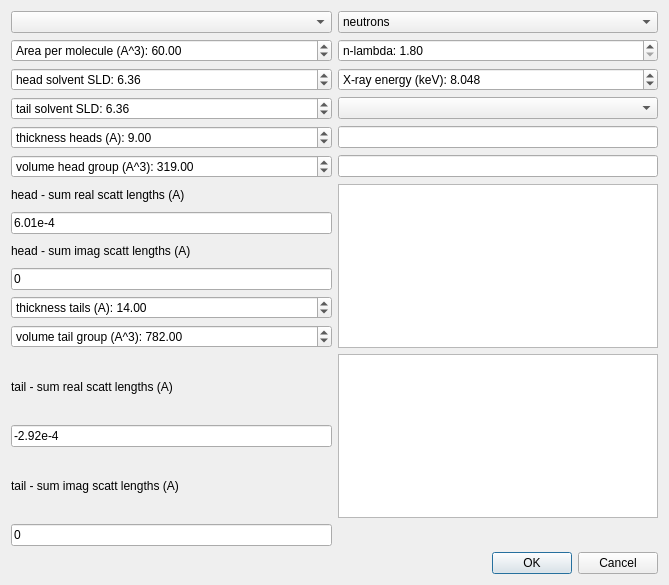
<?xml version="1.0" encoding="UTF-8"?>
<ui version="4.0">
 <class>Dialog</class>
 <widget class="QDialog" name="Dialog">
  <property name="geometry">
   <rect>
    <x>0</x>
    <y>0</y>
    <width>669</width>
    <height>585</height>
   </rect>
  </property>
  <property name="windowTitle">
   <string>Lipid database</string>
  </property>
  <layout class="QGridLayout" name="gridLayout">
   <item row="16" column="1">
    <widget class="QDialogButtonBox" name="buttonBox">
     <property name="orientation">
      <enum>Qt::Horizontal</enum>
     </property>
     <property name="standardButtons">
      <set>QDialogButtonBox::Cancel|QDialogButtonBox::Ok</set>
     </property>
    </widget>
   </item>
   <item row="4" column="1">
    <widget class="QLineEdit" name="chemical_name">
     <property name="readOnly">
      <bool>true</bool>
     </property>
    </widget>
   </item>
   <item row="15" column="0">
    <widget class="QLineEdit" name="b_t_imag">
     <property name="text">
      <string>0</string>
     </property>
     <property name="placeholderText">
      <string>tail - sum imag scattering lengths</string>
     </property>
    </widget>
   </item>
   <item row="10" column="0">
    <widget class="QDoubleSpinBox" name="thick_t">
     <property name="prefix">
      <string>thickness tails (A): </string>
     </property>
     <property name="singleStep">
      <double>0.100000000000000</double>
     </property>
     <property name="value">
      <double>14.000000000000000</double>
     </property>
    </widget>
   </item>
   <item row="6" column="0">
    <widget class="QLabel" name="label_3">
     <property name="text">
      <string>head - sum real scatt lengths (A)</string>
     </property>
    </widget>
   </item>
   <item row="1" column="1">
    <widget class="QDoubleSpinBox" name="neutron_wavelength">
     <property name="toolTip">
      <string>neutron wavelength</string>
     </property>
     <property name="prefix">
      <string>n-lambda: </string>
     </property>
     <property name="minimum">
      <double>1.800000000000000</double>
     </property>
     <property name="maximum">
      <double>30.000000000000000</double>
     </property>
     <property name="singleStep">
      <double>0.100000000000000</double>
     </property>
    </widget>
   </item>
   <item row="9" column="0">
    <widget class="QLineEdit" name="b_h_imag">
     <property name="text">
      <string>0</string>
     </property>
     <property name="placeholderText">
      <string>head - sum imag scattering lengths</string>
     </property>
    </widget>
   </item>
   <item row="0" column="0">
    <widget class="QComboBox" name="lipid_selector"/>
   </item>
   <item row="5" column="0">
    <widget class="QDoubleSpinBox" name="V_h">
     <property name="prefix">
      <string>volume head group (A^3): </string>
     </property>
     <property name="maximum">
      <double>1000.000000000000000</double>
     </property>
     <property name="singleStep">
      <double>0.500000000000000</double>
     </property>
     <property name="value">
      <double>319.000000000000000</double>
     </property>
    </widget>
   </item>
   <item row="8" column="0">
    <widget class="QLabel" name="label_4">
     <property name="text">
      <string>head - sum imag scatt lengths (A)</string>
     </property>
    </widget>
   </item>
   <item row="6" column="1" rowspan="6">
    <widget class="QGraphicsView" name="chemical_structure"/>
   </item>
   <item row="0" column="1">
    <widget class="QComboBox" name="radiation">
     <item>
      <property name="text">
       <string>neutrons</string>
      </property>
     </item>
     <item>
      <property name="text">
       <string>X-rays</string>
      </property>
     </item>
    </widget>
   </item>
   <item row="2" column="1">
    <widget class="QDoubleSpinBox" name="xray_energy">
     <property name="prefix">
      <string>X-ray energy (keV): </string>
     </property>
     <property name="decimals">
      <number>3</number>
     </property>
     <property name="minimum">
      <double>0.200000000000000</double>
     </property>
     <property name="maximum">
      <double>100.000000000000000</double>
     </property>
     <property name="singleStep">
      <double>0.100000000000000</double>
     </property>
     <property name="value">
      <double>8.048000000000000</double>
     </property>
    </widget>
   </item>
   <item row="3" column="0">
    <widget class="QDoubleSpinBox" name="tail_solvent">
     <property name="prefix">
      <string>tail solvent SLD: </string>
     </property>
     <property name="minimum">
      <double>-1.000000000000000</double>
     </property>
     <property name="singleStep">
      <double>0.010000000000000</double>
     </property>
     <property name="value">
      <double>6.360000000000000</double>
     </property>
    </widget>
   </item>
   <item row="11" column="0">
    <widget class="QDoubleSpinBox" name="V_t">
     <property name="prefix">
      <string>volume tail group (A^3): </string>
     </property>
     <property name="maximum">
      <double>10000.000000000000000</double>
     </property>
     <property name="singleStep">
      <double>0.500000000000000</double>
     </property>
     <property name="value">
      <double>782.000000000000000</double>
     </property>
    </widget>
   </item>
   <item row="12" column="0">
    <widget class="QLabel" name="label_2">
     <property name="text">
      <string>tail - sum real scatt lengths (A)</string>
     </property>
    </widget>
   </item>
   <item row="12" column="1" rowspan="3">
    <widget class="QTextBrowser" name="references"/>
   </item>
   <item row="13" column="0">
    <widget class="QLineEdit" name="b_t_real">
     <property name="text">
      <string>-2.92e-4</string>
     </property>
     <property name="placeholderText">
      <string>tail - sum real scattering lengths</string>
     </property>
    </widget>
   </item>
   <item row="1" column="0">
    <widget class="QDoubleSpinBox" name="APM">
     <property name="prefix">
      <string>Area per molecule (A^3): </string>
     </property>
     <property name="maximum">
      <double>10000.000000000000000</double>
     </property>
     <property name="singleStep">
      <double>0.200000000000000</double>
     </property>
     <property name="value">
      <double>60.000000000000000</double>
     </property>
    </widget>
   </item>
   <item row="5" column="1">
    <widget class="QLineEdit" name="total_formula">
     <property name="readOnly">
      <bool>true</bool>
     </property>
    </widget>
   </item>
   <item row="4" column="0">
    <widget class="QDoubleSpinBox" name="thick_h">
     <property name="prefix">
      <string>thickness heads (A): </string>
     </property>
     <property name="maximum">
      <double>300.000000000000000</double>
     </property>
     <property name="singleStep">
      <double>0.100000000000000</double>
     </property>
     <property name="value">
      <double>9.000000000000000</double>
     </property>
    </widget>
   </item>
   <item row="2" column="0">
    <widget class="QDoubleSpinBox" name="head_solvent">
     <property name="prefix">
      <string>head solvent SLD: </string>
     </property>
     <property name="minimum">
      <double>-2.000000000000000</double>
     </property>
     <property name="singleStep">
      <double>0.010000000000000</double>
     </property>
     <property name="value">
      <double>6.360000000000000</double>
     </property>
    </widget>
   </item>
   <item row="14" column="0">
    <widget class="QLabel" name="label">
     <property name="text">
      <string>tail - sum imag scatt lengths (A)</string>
     </property>
    </widget>
   </item>
   <item row="7" column="0">
    <widget class="QLineEdit" name="b_h_real">
     <property name="text">
      <string>6.01e-4</string>
     </property>
     <property name="placeholderText">
      <string>head - sum real scattering lengths</string>
     </property>
    </widget>
   </item>
   <item row="3" column="1">
    <widget class="QComboBox" name="condition"/>
   </item>
  </layout>
 </widget>
 <resources/>
 <connections>
  <connection>
   <sender>buttonBox</sender>
   <signal>accepted()</signal>
   <receiver>Dialog</receiver>
   <slot>accept()</slot>
   <hints>
    <hint type="sourcelabel">
     <x>248</x>
     <y>254</y>
    </hint>
    <hint type="destinationlabel">
     <x>157</x>
     <y>274</y>
    </hint>
   </hints>
  </connection>
  <connection>
   <sender>buttonBox</sender>
   <signal>rejected()</signal>
   <receiver>Dialog</receiver>
   <slot>reject()</slot>
   <hints>
    <hint type="sourcelabel">
     <x>316</x>
     <y>260</y>
    </hint>
    <hint type="destinationlabel">
     <x>286</x>
     <y>274</y>
    </hint>
   </hints>
  </connection>
 </connections>
</ui>
